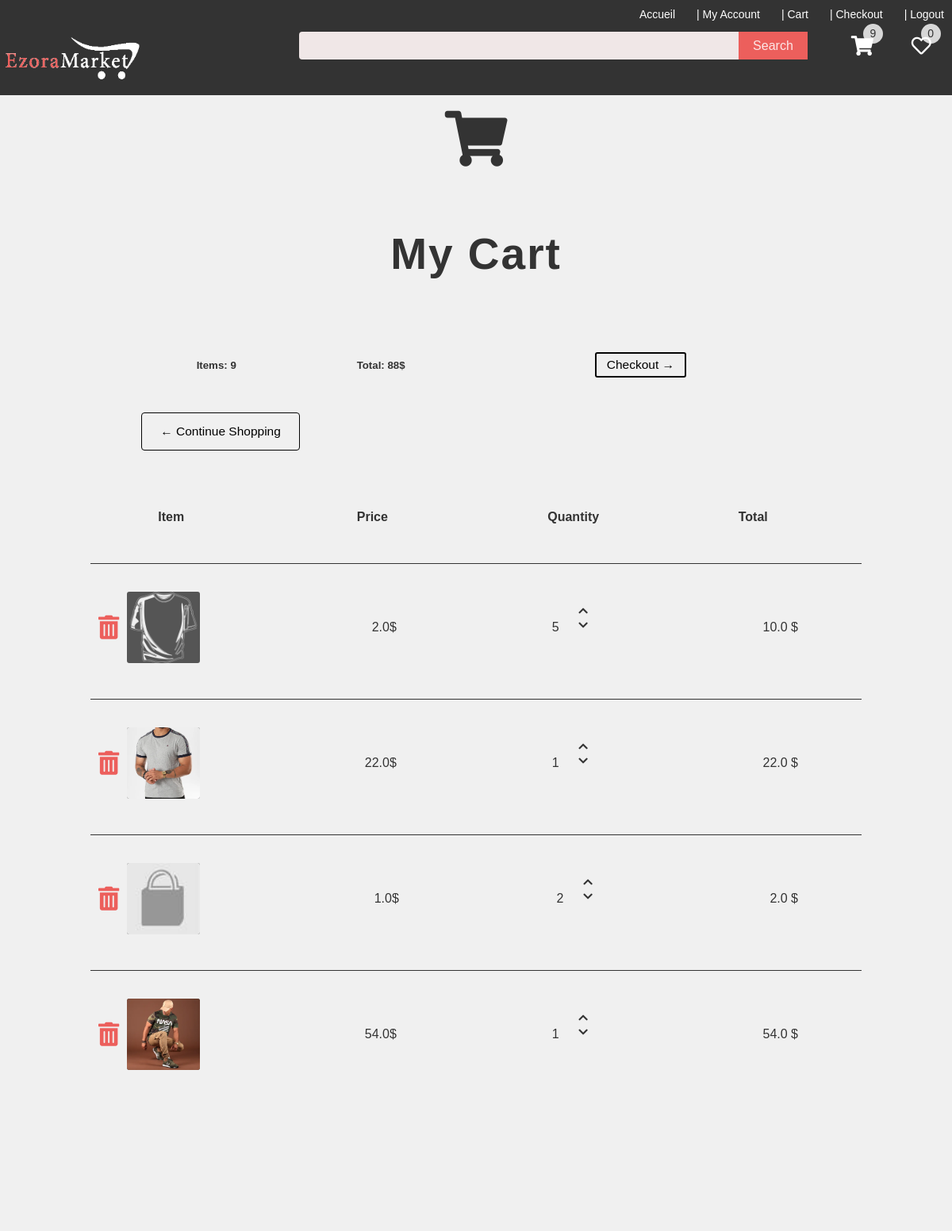
The page /cart/ (signed in, upper part) on the database as committed earlier.
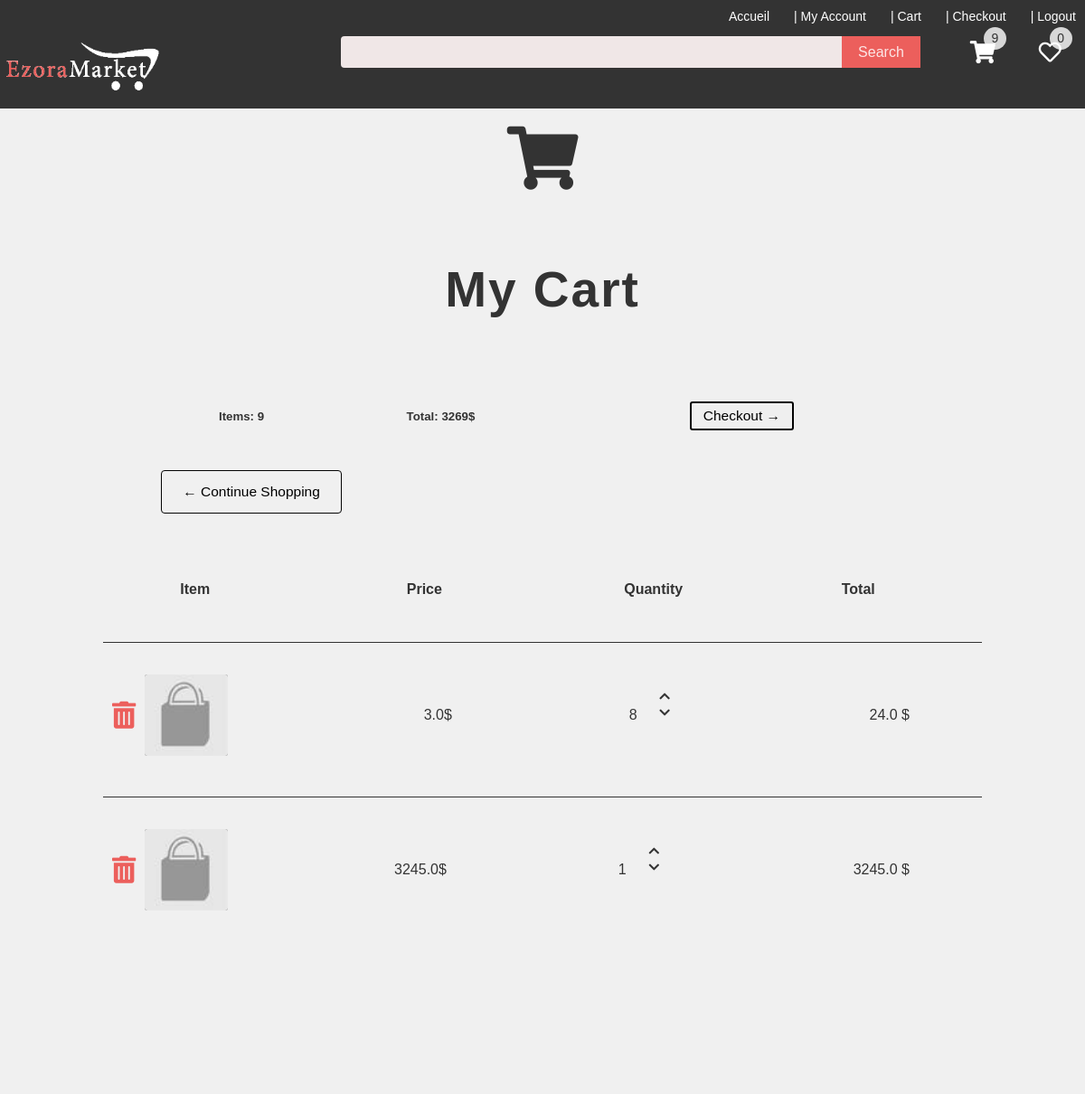
The same page on the database as committed later.
### pyp/models.py (models this page shows, shortened)
class OrderItem(models.Model):
    product= models.ForeignKey(Product, on_delete=models.CASCADE, null=True, db_constraint=False)
    order= models.ForeignKey(Order, on_delete=models.CASCADE,default=0 ,null=True, db_constraint=False)
    quantity = models.IntegerField(default=0, null=True, blank=True)
    date_added= models.DateTimeField(auto_now_add=True)
    @property
    def total(self):
        totalprice=[]
        total= self.product.new_price * self.quantity
        totalprice.append(total)
        return totalprice

class Product(models.Model):
    owner=models.ForeignKey(User,on_delete=models.CASCADE)
    colors=models.ManyToManyField(Color)
    sizes=models.ManyToManyField(Size)
    name=models.CharField(max_length=50)
    description=models.TextField()
    old_price=models.FloatField()
    new_price= models.FloatField()
    catigory=models.ForeignKey(CategoryProduct, on_delete=models.CASCADE, default=1)
    rate=models.ForeignKey(Rate, on_delete=models.CASCADE, default=0)
    image= models.ImageField( default="products/defaultProduct.jpg", upload_to="products")
    thumbnail = models.ManyToManyField(ProductThumbnail)
    brand_name=models.CharField(max_length=100)
    sku = models.CharField(max_length=50)
    meta_keywords = models.CharField(max_length=255, help_text='comma-delimited set of SEO keywords for meta tag')
    meta_description = models.CharField(max_length=255, help_text='content for description meta tag')
    is_active = models.BooleanField(default=True)
    is_bestseller = models.BooleanField(default=False)
    is_featured = models.BooleanField(default=False)
    is_promotion=models.BooleanField(default=False)
    wished=models.BooleanField(default=False)
    date_added=models.DateTimeField(auto_now_add=True)

### pyp/views.py (the view)
# urls.py: path("cart/", views.cart, name="cart"),
def cart(response):
    total=callcartnumber(response)['total']
    wishlist=callwishnumber(response)
    itemsordered= callcartnumber(response)['products']
    context={"name":"E-COMMERCE", "title":"cart", "items":itemsordered,"totalitem":total,"wishlist":wishlist}
    return render(response, "pages/cart.html", context)

### pyp/cartandwish.py (called while the page is built)
def callwishnumber(request):
    if request.user.is_authenticated:
        wishlist=Wishlist.objects.all().filter(customer=request.user)
    else:
        wishlist=[]
    return len(wishlist)

def callcartnumber(request):
    items= OrderItem.objects.all()
    itemsordered=[]
    category=CategoryList.objects.all()
    if request.user.is_authenticated:
        totalItem=0
        totalarray=[]
        for item in items:
            if item.order.customer:
                if request.user == item.order.customer and item.order.complete == False:
                    itemsordered.append(item)
                    quantm= item.quantity
                    totalarray.append(quantm)
                    totalItem = sum(totalarray)
        totalPrice=sum([int(item.product.new_price) * int(item.quantity) for item in itemsordered])
        total={"price":totalPrice, "item":totalItem}
    else:
        total={"price":0, "item":0}
    return {"total":total, "products":itemsordered}

### pyp/templates/pages/cart.html
{% extends "pages/base.html" %}
{% load static %}
{% block css %}
<link rel="stylesheet" href="{% static 'css/cart.css' %}">
{% endblock css %}
{% block content %}
    <div class="row">
        <div class="top-row-cart">
            <div class="cart-cart-logo">
                <i class="fas fa-shopping-cart"></i>
            </div>
            <div class="cart-title">
                <h1>my Cart</h1>
            </div>
        </div>
        <div class="row-cart">
            {% if items %}
            <table>
                <tr>
                    <th>
                        <h5>Items:
                           {{totalitem.item}}
                        </h5>
                    </th>
                    <th>
                        <h5>Total: {{totalitem.price}}$</h5>
                    </th>
                    <th>
                        <a href="{% url 'checkout' %}"><button class="button">Checkout  &#8594;</button></a>
                    </th>
                </tr>
            </table>
            {% else %}
            <h2>No Products yet !!</h2>
            {% endif %}
            <a href="{% url 'home' %}"><button class="con-shopp">&#8592; Continue Shopping</button></a>
        </div>
        <br>
        <br>
        {%  if items %}
            <div class="row-products">
                <div class="items">
                    <div style='width: 80px;'  class="item"><strong>Item</strong></div>
                    <div style='width: 70px;'  class="price"><strong>Price</strong></div>
                    <div style='width: 70px;'  class="quantity"><strong>Quantity</strong></div>
                    <div style='width: 70px;'  class="total"><strong>Total</strong></div>
                </div>
        </div>
        {% endif %}
       {% for item in items %}
       {% if user.profile.user == item.order.customer %}
            <div class="row-products productcart">
                <div class="items items-item">
                    <div style='width: 120px;height:90px;'  class="item image-item itm">
                        <i data-action="removecartproduct"  data-product="{{item.product.id}}" class="fas fa-trash-alt addToCart"></i>
                        <div class="img">
                            <a href="{% url 'detail' item.product.id %}"><img class="skeleton" src="{{item.product.image.url}}" alt=""></a>
                        </div>
                        </div>
                        <div style='width: 70px; text-align: end;' class="price itm">{{item.product.new_price}}$</div>
                    <div style='width: 70px;'  class="quantity qnt-real itm"><span>{{item.quantity}} </span>
                    <div style='width: 70px;'  class="btnsCrt">
                        <button data-action="add" data-product='{{item.product.id}}' class="addToCart"><i class="fas fa-chevron-up"></i></button>
                        <button data-action="remove" data-product='{{item.product.id}}' class="addToCart"><i class="fas fa-chevron-down"></i></button>
                    </div>
                    </div>
                    <div class="total itm">{{item.total|first}} $</div>
                </div>
            </div>
        {% endif %}
       {% endfor %}
    </div>
{% endblock content %}

### pyp/templates/pages/base.html (shortened to what this page needs)
{% load static %}
<html lang="en">
<head>
    <link rel="stylesheet" href="{% static 'css/style.css' %}">
    <link rel="stylesheet" href="{% static 'css/main.css' %}">
    <link rel="stylesheet" href="{% static 'css/log.css' %}">
    <link rel="stylesheet" href="{% static 'css/loading.css' %}">
    <link rel="stylesheet" href="https://use.fontawesome.com/releases/v5.10.2/css/all.css">
    {% block css %}
    {% endblock css %}
</head>
<body>
   <div class="mainContainer">
    <nav>
        <div class="imageLogo">
           <a href="{% url 'home' %}"> <img  src="{% static 'images/logoEcomerce1.gif' %}" alt=""></a>
        </div>
        <div class="navContainer">
            <ul>
                <li><a href="{% url 'home' %}">Accueil</a></li>
                <li><a id="myacct" href="{% url 'profil' %}">| My Account</a></li>
                <li><a href="{% url 'cart' %}">| Cart</a></li>
                <li><a href="{% url 'checkout' %}">| Checkout</a></li>
                {% if user.is_authenticated %}
                <li><a href="{% url 'logout' %}">| Logout</a></li>
                {% else %}
                <li><a id="login" href="{% url 'login' %}">| Login</a></li>
                <li><a id="signup" href="{% url 'signup' %}">| Sign Up</a></li>
                {% endif %}
            </ul>
            <ul>
                    <div class="cart-search">
                        <li>
                            <form method="GET" action="{% url 'search' %}">
                                <input id="search" type="text" name="q">
                                <button id="searchinput-btn">Search</button>
                            </form>
                        </li>
                        <li>
                            <a href="{% url 'cart' %}">
                                <div class="cart">
                                     <div class="cartImg">
                                        <i class="fas fa-shopping-cart"></i>
                                     </div>
                                     <span id="cartnum" class="numcart">
                                        {% if totalitem.item %}
                                            {{totalitem.item}}
                                        {%else%}
                                           0
                                        {% endif %}
                                    </span>
                                </div>
                            </a>
                            <a href="{% url 'wishlist' %}">
                                <div class="cart wishlist">
                                     <div class="cartImg wishImg">
                                        <i class="far fa-heart"></i>
                                     </div>
                                     <span id="cartnum" class="numcart numwish">
                                        {% if wishlist %}
                                            {{wishlist}}
                                        {%else%}
                                           0
                                        {% endif %}
                                    </span>
                                </div>
                            </a>
                        </li>
                    </div>
            </ul>
        </div>
    </nav>
    <div class="containerContent">
        {% block content %}
        {% endblock content %}
    </div>
</div>
</body>
</html>

### pyp/static/css/main.css (style rules this page uses)
.containerContent { width:90%; height:auto; margin:0 5% 0 5%; display:inline-block; background: #f0f0f0; position:relative; }
ul li i { color: #ec5f5c; font-size:20px; padding: 5px; cursor: pointer; }
i { transition:color .2s ease-in }

### pyp/static/css/loading.css (style rules this page uses)
.skeleton { animation: skeleton-loading 1s linear infinite alternate; }

### pyp/static/css/cart.css (style rules this page uses)
.btnsCrt { height:15px; display:flex; flex-direction: column; padding:5px }
.btnsCrt button { border:none; background:none; outline:none }
.btnsCrt button:last-of-type { margin-top: 2.5px; }
.btnsCrt button:first-of-type { margin-bottom: 2.5px; }
.btnsCrt button i { color:#333 }
.top-row-cart { width: 100%; height: 30vh; margin-top: 20px; }
.cart-cart-logo { width: 100%; height:15vh; text-align: center }
.cart-cart-logo i { font-size: 70px; color:#333; }
.cart-title { width:100%; height:15vh; align-items: center; }
.cart-title h1 { color:#333; text-align: center; text-transform: capitalize; line-height: 15vh; font-size: 55px; letter-spacing: 2px; }

Rows that differ between the two databases and show on the page:
removed OrderItem: product.image (picture), product.new_price "2.0", quantity "5", total|first "10.0"
removed OrderItem: product.image (picture), product.new_price "22.0", quantity "1", total|first "22.0"
removed OrderItem: product.image (placeholder picture), product.new_price "1.0", quantity "2", total|first "2.0"
removed OrderItem: product.image (picture), product.new_price "54.0", quantity "1", total|first "54.0"
added OrderItem: product.image (placeholder picture), product.new_price "3.0", quantity "8", total|first "24.0"
added OrderItem: product.image (placeholder picture), product.new_price "3245.0", quantity "1", total|first "3245.0"
Other text that changed with them:
{{ totalitem.price }}: "88" → "3269"
